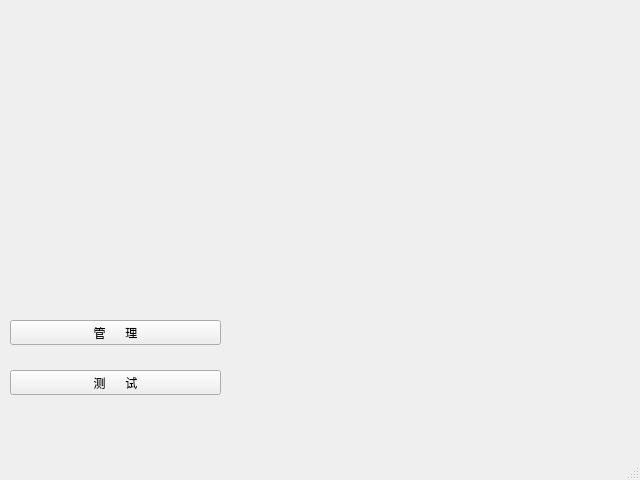
<?xml version="1.0" encoding="UTF-8"?>
<ui version="4.0">
 <class>MainWindow</class>
 <widget class="QMainWindow" name="MainWindow">
  <property name="geometry">
   <rect>
    <x>0</x>
    <y>0</y>
    <width>640</width>
    <height>480</height>
   </rect>
  </property>
  <property name="minimumSize">
   <size>
    <width>640</width>
    <height>480</height>
   </size>
  </property>
  <property name="maximumSize">
   <size>
    <width>640</width>
    <height>480</height>
   </size>
  </property>
  <property name="windowTitle">
   <string>单项选择题标准化考试系统</string>
  </property>
  <property name="styleSheet">
   <string notr="true">background-image: url(:/new/prefix1/background.jpg);</string>
  </property>
  <widget class="QWidget" name="centralWidget">
   <widget class="QPushButton" name="manage_button">
    <property name="geometry">
     <rect>
      <x>10</x>
      <y>320</y>
      <width>211</width>
      <height>25</height>
     </rect>
    </property>
    <property name="styleSheet">
     <string notr="true">font: 13pt &quot;Sans Serif&quot;;</string>
    </property>
    <property name="text">
     <string>管      理</string>
    </property>
   </widget>
   <widget class="QPushButton" name="test_button">
    <property name="geometry">
     <rect>
      <x>10</x>
      <y>370</y>
      <width>211</width>
      <height>25</height>
     </rect>
    </property>
    <property name="styleSheet">
     <string notr="true">font: 13pt &quot;Sans Serif&quot;;
font: 13pt &quot;Sans Serif&quot;;</string>
    </property>
    <property name="text">
     <string>测      试</string>
    </property>
   </widget>
  </widget>
  <widget class="QMenuBar" name="menuBar">
   <property name="geometry">
    <rect>
     <x>0</x>
     <y>0</y>
     <width>640</width>
     <height>22</height>
    </rect>
   </property>
  </widget>
  <widget class="QStatusBar" name="statusBar"/>
 </widget>
 <layoutdefault spacing="6" margin="11"/>
 <resources/>
 <connections/>
</ui>
